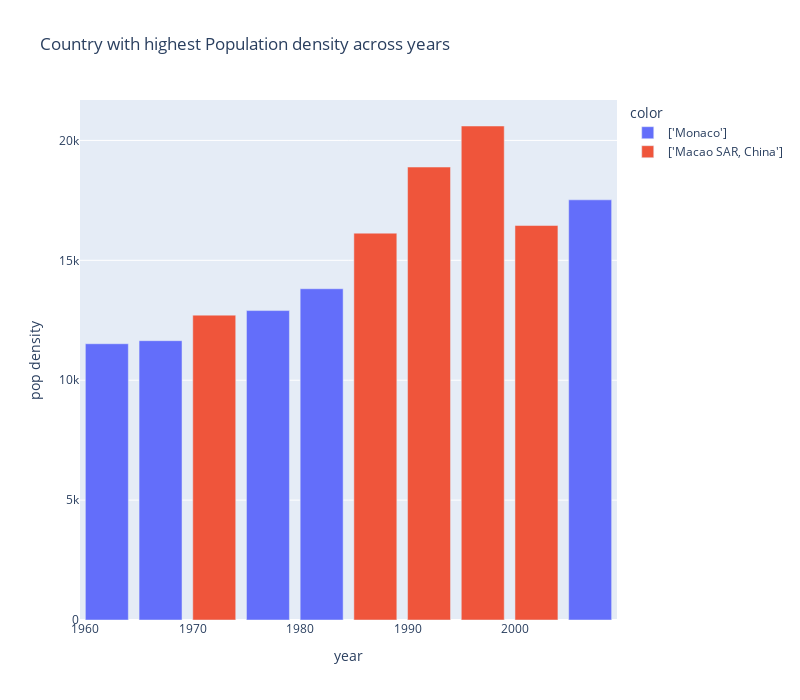

Notebook code cell kept with this figure:
### Code cell
#Visualize density for the top countries
fig = pltx.bar(density,
               y="pop density",x="year", color=density["country"].astype('string'), width=800, height=700,
               title="Country with highest Population density across years"
               )
fig.update_xaxes(categoryorder = "total ascending") #linear, category, multicategory,date,log
fig.show()

### Figure 1 — Plotly figure (JSON) as saved in the notebook; plotly's stock layout.template omitted (floating-point values rounded to 4 significant figures)
{"data": [{"alignmentgroup": "True", "hovertemplate": "color=['Monaco']<br>year=%{x}<br>pop density=%{y}<extra></extra>", "legendgroup": "['Monaco']", "marker": {"color": "#636efa", "pattern": {"shape": ""}}, "name": "['Monaco']", "offsetgroup": "['Monaco']", "orientation": "v", "showlegend": true, "textposition": "auto", "type": "bar", "x": [1962, 1967, 1977, 1982, 2007], "xaxis": "x", "y": [11521, 11650.0, 12900.0, 13810.0, 17523], "yaxis": "y"}, {"alignmentgroup": "True", "hovertemplate": "color=['Macao SAR, China']<br>year=%{x}<br>pop density=%{y}<extra></extra>", "legendgroup": "['Macao SAR, China']", "marker": {"color": "#EF553B", "pattern": {"shape": ""}}, "name": "['Macao SAR, China']", "offsetgroup": "['Macao SAR, China']", "orientation": "v", "showlegend": true, "textposition": "auto", "type": "bar", "x": [1972, 1987, 1992, 1997, 2002], "xaxis": "x", "y": [12710.0, 16130.0, 18890.0, 20600.0, 16450.0], "yaxis": "y"}], "layout": {"barmode": "relative", "height": 700, "legend": {"title": {"text": "color"}, "tracegroupgap": 0}, "title": {"text": "Country with highest Population density across years"}, "width": 800, "xaxis": {"anchor": "y", "categoryorder": "total ascending", "domain": [0, 1], "title": {"text": "year"}}, "yaxis": {"anchor": "x", "domain": [0, 1], "title": {"text": "pop density"}}}}
